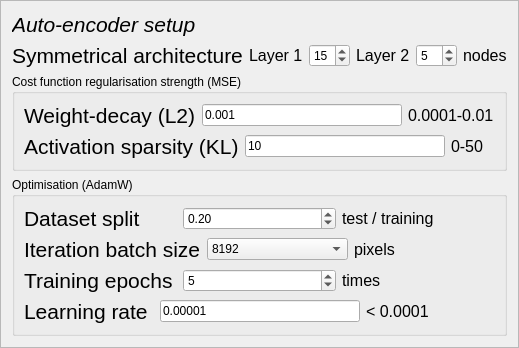
                 <widget class="QFrame" name="frame_7">
                  <property name="font">
                   <font>
                    <family>Arial</family>
                   </font>
                  </property>
                  <property name="frameShape">
                   <enum>QFrame::StyledPanel</enum>
                  </property>
                  <property name="frameShadow">
                   <enum>QFrame::Raised</enum>
                  </property>
                  <layout class="QGridLayout" name="gridLayout_8">
                   <item row="0" column="0">
                    <layout class="QVBoxLayout" name="verticalLayout_11">
                     <item>
                      <widget class="QLabel" name="label_54">
                       <property name="font">
                        <font>
                         <family>Arial</family>
                         <pointsize>16</pointsize>
                         <italic>true</italic>
                        </font>
                       </property>
                       <property name="text">
                        <string>Auto-encoder setup</string>
                       </property>
                      </widget>
                     </item>
                     <item>
                      <layout class="QHBoxLayout" name="horizontalLayout_4">
                       <item>
                        <widget class="QLabel" name="label_30">
                         <property name="font">
                          <font>
                           <family>Arial</family>
                           <pointsize>16</pointsize>
                          </font>
                         </property>
                         <property name="text">
                          <string>Symmetrical architecture</string>
                         </property>
                        </widget>
                       </item>
                       <item>
                        <layout class="QHBoxLayout" name="horizontalLayout">
                         <item>
                          <widget class="QLabel" name="label_16">
                           <property name="font">
                            <font>
                             <family>Arial</family>
                             <pointsize>12</pointsize>
                            </font>
                           </property>
                           <property name="text">
                            <string>Layer 1</string>
                           </property>
                          </widget>
                         </item>
                         <item>
                          <widget class="QSpinBox" name="spinBox">
                           <property name="font">
                            <font>
                             <family>Arial</family>
                            </font>
                           </property>
                           <property name="value">
                            <number>15</number>
                           </property>
                          </widget>
                         </item>
                        </layout>
                       </item>
                       <item>
                        <layout class="QHBoxLayout" name="horizontalLayout_3">
                         <item>
                          <widget class="QLabel" name="label_10">
                           <property name="font">
                            <font>
                             <family>Arial</family>
                             <pointsize>12</pointsize>
                            </font>
                           </property>
                           <property name="text">
                            <string>Layer 2</string>
                           </property>
                          </widget>
                         </item>
                         <item>
                          <widget class="QSpinBox" name="spinBox_3">
                           <property name="font">
                            <font>
                             <family>Arial</family>
                            </font>
                           </property>
                           <property name="value">
                            <number>5</number>
                           </property>
                          </widget>
                         </item>
                         <item>
                          <widget class="QLabel" name="label_29">
                           <property name="font">
                            <font>
                             <family>Arial</family>
                             <pointsize>12</pointsize>
                            </font>
                           </property>
                           <property name="text">
                            <string>nodes</string>
                           </property>
                          </widget>
                         </item>
                        </layout>
                       </item>
                      </layout>
                     </item>
                     <item>
                      <widget class="QGroupBox" name="groupBox">
                       <property name="title">
                        <string>Cost function regularisation strength (MSE)</string>
                       </property>
                       <layout class="QGridLayout" name="gridLayout_11">
                        <item row="0" column="0">
                         <layout class="QHBoxLayout" name="horizontalLayout_5">
                          <item>
                           <widget class="QLabel" name="label_19">
                            <property name="font">
                             <font>
                              <family>Arial</family>
                              <pointsize>16</pointsize>
                             </font>
                            </property>
                            <property name="text">
                             <string>Weight-decay (L2)</string>
                            </property>
                           </widget>
                          </item>
                          <item>
                           <widget class="QLineEdit" name="lineEdit">
                            <property name="maximumSize">
                             <size>
                              <width>200</width>
                              <height>16777215</height>
                             </size>
                            </property>
                            <property name="font">
                             <font>
                              <family>Arial</family>
                             </font>
                            </property>
                            <property name="text">
                             <string>0.001</string>
                            </property>
                           </widget>
                          </item>
                          <item>
                           <widget class="QLabel" name="label_31">
                            <property name="font">
                             <font>
                              <family>Arial</family>
                              <pointsize>12</pointsize>
                             </font>
                            </property>
                            <property name="text">
                             <string>0.0001-0.01</string>
                            </property>
                           </widget>
                          </item>
                         </layout>
                        </item>
                        <item row="1" column="0">
                         <layout class="QHBoxLayout" name="horizontalLayout_6">
                          <item>
                           <widget class="QLabel" name="label_25">
                            <property name="font">
                             <font>
                              <family>Arial</family>
                              <pointsize>16</pointsize>
                             </font>
                            </property>
                            <property name="text">
                             <string>Activation sparsity (KL)</string>
                            </property>
                           </widget>
                          </item>
                          <item>
                           <widget class="QLineEdit" name="lineEdit_2">
                            <property name="maximumSize">
                             <size>
                              <width>200</width>
                              <height>16777215</height>
                             </size>
                            </property>
                            <property name="font">
                             <font>
                              <family>Arial</family>
                             </font>
                            </property>
                            <property name="text">
                             <string>10</string>
                            </property>
                           </widget>
                          </item>
                          <item>
                           <widget class="QLabel" name="label_32">
                            <property name="font">
                             <font>
                              <family>Arial</family>
                              <pointsize>12</pointsize>
                             </font>
                            </property>
                            <property name="text">
                             <string>0-50</string>
                            </property>
                           </widget>
                          </item>
                         </layout>
                        </item>
                       </layout>
                      </widget>
                     </item>
                     <item>
                      <widget class="QGroupBox" name="groupBox_2">
                       <property name="title">
                        <string>Optimisation (AdamW)</string>
                       </property>
                       <layout class="QGridLayout" name="gridLayout_12">
                        <item row="2" column="0">
                         <layout class="QHBoxLayout" name="horizontalLayout_9">
                          <item>
                           <widget class="QLabel" name="label_22">
                            <property name="font">
                             <font>
                              <family>Arial</family>
                              <pointsize>16</pointsize>
                             </font>
                            </property>
                            <property name="text">
                             <string>Iteration batch size</string>
                            </property>
                           </widget>
                          </item>
                          <item>
                           <widget class="QComboBox" name="comboBox">
                            <property name="font">
                             <font>
                              <family>Arial</family>
                             </font>
                            </property>
                            <property name="editable">
                             <bool>false</bool>
                            </property>
                            <property name="currentIndex">
                             <number>3</number>
                            </property>
                            <item>
                             <property name="text">
                              <string>1024</string>
                             </property>
                            </item>
                            <item>
                             <property name="text">
                              <string>2048</string>
                             </property>
                            </item>
                            <item>
                             <property name="text">
                              <string>4096</string>
                             </property>
                            </item>
                            <item>
                             <property name="text">
                              <string>8192</string>
                             </property>
                            </item>
                            <item>
                             <property name="text">
                              <string>16,384</string>
                             </property>
                            </item>
                           </widget>
                          </item>
                          <item>
                           <widget class="QLabel" name="label_36">
                            <property name="font">
                             <font>
                              <family>Arial</family>
                              <pointsize>12</pointsize>
                             </font>
                            </property>
                            <property name="text">
                             <string>pixels</string>
                            </property>
                           </widget>
                          </item>
                         </layout>
                        </item>
                        <item row="0" column="0">
                         <layout class="QHBoxLayout" name="horizontalLayout_10">
                          <item>
                           <widget class="QLabel" name="label_23">
                            <property name="font">
                             <font>
                              <family>Arial</family>
                              <pointsize>16</pointsize>
                             </font>
                            </property>
                            <property name="text">
                             <string>Dataset split</string>
                            </property>
                           </widget>
                          </item>
                          <item>
                           <widget class="QDoubleSpinBox" name="doubleSpinBox">
                            <property name="font">
                             <font>
                              <family>Arial</family>
                             </font>
                            </property>
                            <property name="maximum">
                             <double>1.000000000000000</double>
                            </property>
                            <property name="singleStep">
                             <double>0.010000000000000</double>
                            </property>
                            <property name="value">
                             <double>0.200000000000000</double>
                            </property>
                           </widget>
                          </item>
                          <item>
                           <widget class="QLabel" name="label_35">
                            <property name="font">
                             <font>
                              <family>Arial</family>
                              <pointsize>12</pointsize>
                             </font>
                            </property>
                            <property name="text">
                             <string>test / training</string>
                            </property>
                           </widget>
                          </item>
                         </layout>
                        </item>
                        <item row="3" column="0">
                         <layout class="QHBoxLayout" name="horizontalLayout_7">
                          <item>
                           <widget class="QLabel" name="label_26">
                            <property name="font">
                             <font>
                              <family>Arial</family>
                              <pointsize>16</pointsize>
                             </font>
                            </property>
                            <property name="text">
                             <string>Training epochs</string>
                            </property>
                           </widget>
                          </item>
                          <item>
                           <widget class="QSpinBox" name="spinBox_4">
                            <property name="font">
                             <font>
                              <family>Arial</family>
                             </font>
                            </property>
                            <property name="value">
                             <number>5</number>
                            </property>
                           </widget>
                          </item>
                          <item>
                           <widget class="QLabel" name="label_33">
                            <property name="font">
                             <font>
                              <family>Arial</family>
                              <pointsize>12</pointsize>
                             </font>
                            </property>
                            <property name="text">
                             <string>times</string>
                            </property>
                           </widget>
                          </item>
                         </layout>
                        </item>
                        <item row="4" column="0">
                         <layout class="QHBoxLayout" name="horizontalLayout_8">
                          <item>
                           <widget class="QLabel" name="label_21">
                            <property name="font">
                             <font>
                              <family>Arial</family>
                              <pointsize>16</pointsize>
                             </font>
                            </property>
                            <property name="text">
                             <string>Learning rate</string>
                            </property>
                           </widget>
                          </item>
                          <item>
                           <widget class="QLineEdit" name="lineEdit_3">
                            <property name="maximumSize">
                             <size>
                              <width>200</width>
                              <height>16777215</height>
                             </size>
                            </property>
                            <property name="font">
                             <font>
                              <family>Arial</family>
                             </font>
                            </property>
                            <property name="text">
                             <string>0.00001</string>
                            </property>
                           </widget>
                          </item>
                          <item>
                           <widget class="QLabel" name="label_37">
                            <property name="font">
                             <font>
                              <family>Arial</family>
                              <pointsize>12</pointsize>
                             </font>
                            </property>
                            <property name="text">
                             <string>&lt; 0.0001</string>
                            </property>
                           </widget>
                          </item>
                         </layout>
                        </item>
                       </layout>
                      </widget>
                     </item>
                    </layout>
                   </item>
                  </layout>
                 </widget>
